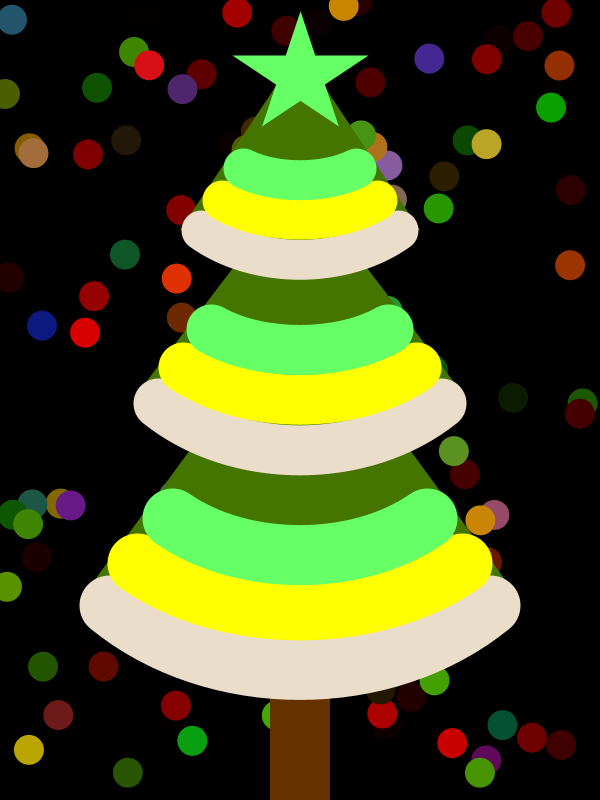
Frame 1 (no input)
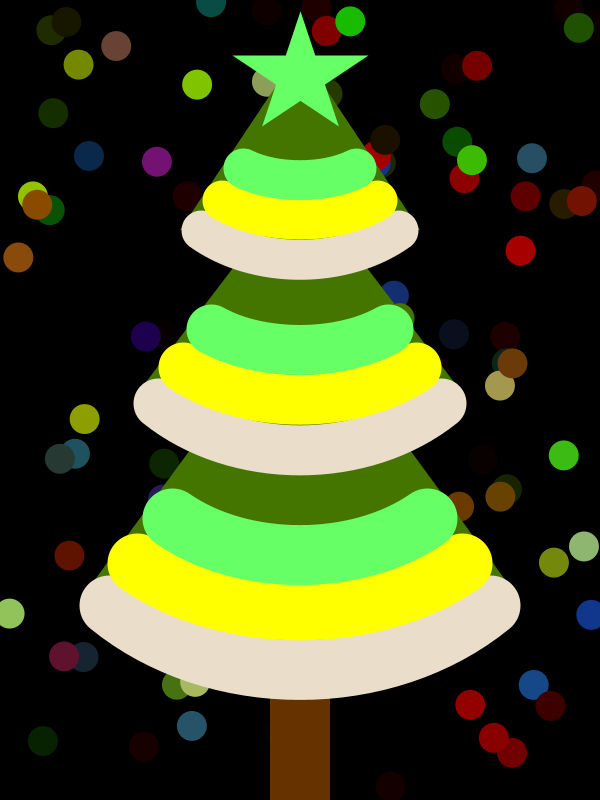
Frame 2 (the mouse pressed at the canvas centre, redrawn once)

The Processing sketch that drew these frames (run headless with seeded random() and noise(); the mouse was pressed at the canvas centre and the sketch redrawn once):

// Processing sketch: sketch_211222a
// ── sketch_211222a.pde
import java.util.*;
ArrayList<Light> tl;
void setup() {
  size(600, 800);
  background(0);
  noLoop();
  tl = new ArrayList<Light>();
  for(int i = 0; i < 2; i++) {
    tl.add(new Light(0,0));
  }
}

void draw() {
  background(0);
  for(Light c : tl) {
    c.display(width, height);
  }
  noStroke();
  fill(68,117,0);
  triangle(420,230,300,50,180, 230);
  triangle(300, 180, 460, 390, 140, 390);
  triangle(300, 300, 520, 600, 80, 600);
  
  fill(102, 51, 0);
  rect(270, 600, 60, 200);
  
  fill(68,117,0);
  stroke(234, 221, 202);
  strokeWeight(60);
  arc(300, 450, 540, 440, QUARTER_PI, PI-QUARTER_PI);
  strokeWeight(50);
  arc(300, 290, 400, 320, QUARTER_PI, PI-QUARTER_PI);
  strokeWeight(40);
  arc(300, 160, 280, 200, QUARTER_PI, PI-QUARTER_PI);

  noFill();
  stroke(255, 255, 0);
  strokeWeight(60);
  arc(300, 450, 460, 320, QUARTER_PI, PI-QUARTER_PI);
  strokeWeight(50);
  arc(300, 290, 330, 220, QUARTER_PI, PI-QUARTER_PI);
  strokeWeight(40);
  arc(300, 155, 220, 130, QUARTER_PI, PI-QUARTER_PI);

  stroke(102, 255, 102);
  strokeWeight(60);
  arc(300, 430, 360, 250, QUARTER_PI, PI-QUARTER_PI);
  strokeWeight(50);
  arc(300, 280, 250, 140, QUARTER_PI, PI-QUARTER_PI);
  strokeWeight(40);
  arc(300, 140, 160, 80, QUARTER_PI, PI-QUARTER_PI);

  fill(255, 255, 0);
  beginShape();
  vertex(300, 74);
  vertex(299.5, 77);
  vertex(302, 75);
  vertex(298, 75);
  vertex(301.5, 77);
  endShape(CLOSE);
}

// ── Light.pde
 class Light {
  float x_pos;
  float y_pos;
  
  Light(float x, float y) {
    x_pos = x;
    y_pos = y;
  }
  void display(float xLim, float yLim) {
    noStroke();
    float[][] colorArr = new float[3][20];
    for(int i = 0; i < 3; i++) {
      int rand = (int)random(25,255);
      for(int j = 0; j < 20; j++) {
        colorArr[i][j] = random(rand);
        fill(colorArr[0][j], colorArr[1][j], colorArr[2][j]);
        ellipse(random(x_pos,xLim),random(y_pos,yLim), 30, 30);
      }
    }
  }
}
